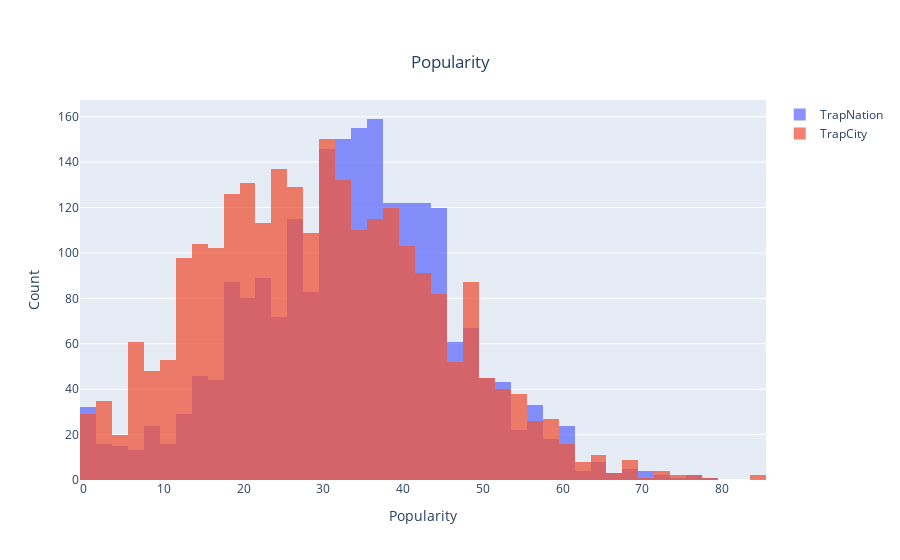

Here is the notebook cell this chart was saved with:
### Code cell
fig = go.Figure()
for channel in channels:
    fig.add_trace(go.Histogram(x=df['popularity'][df['channelname'] == channel], name=channel))

fig.update_layout(barmode='overlay')
fig.update_traces(opacity=0.75)
fig.update_layout(
    title=dict(text='Popularity',
               y=0.9,
               x=0.5,
               xanchor='center',
               yanchor= 'top'),
    xaxis_title_text='Popularity',
    yaxis_title_text='Count'
)
fig.show()

### Figure 1 — Plotly figure (JSON) as saved in the notebook; plotly's stock layout.template omitted (floating-point values rounded to 4 significant figures; data arrays with more than 128 entries replaced by an {"elided": "..."} marker saying what was removed)
{"data": [{"name": "TrapNation", "opacity": 0.75, "type": "histogram", "x": {"elided": "2200 int values"}}, {"name": "TrapCity", "opacity": 0.75, "type": "histogram", "x": {"elided": "2572 int values"}}], "layout": {"barmode": "overlay", "title": {"text": "Popularity", "x": 0.5, "xanchor": "center", "y": 0.9, "yanchor": "top"}, "xaxis": {"title": {"text": "Popularity"}}, "yaxis": {"title": {"text": "Count"}}}}
